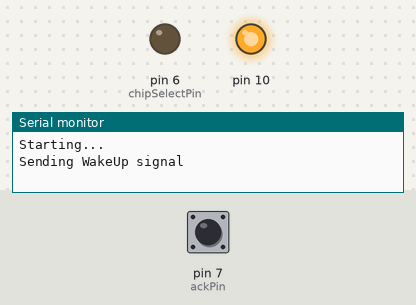
Bench run of a sketch on a simulated Arduino Uno, built with avr-gcc and run on an emulated ATmega328P. Parts: output pins drawn as LEDs (lit = HIGH), the last lines printed to the serial monitor. The test bench sets the inputs (shaded band); at power-on: pin 7 (ackPin) LOW.

Above: at 0.8 s.
0.9 s: pin 7 (ackPin) pulsed HIGH 5 times (0.12 s each, 0.3 s apart)
At 1.6 s:
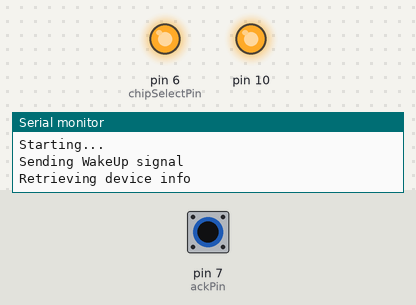
3.9 s: pin 7 (ackPin) driven HIGH
At 5.1 s:
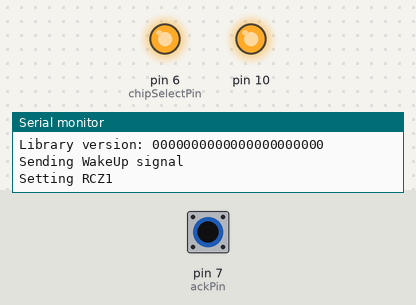
5.4 s: pin 7 (ackPin) driven LOW
At 6.3 s:
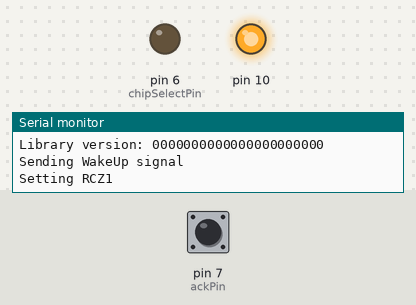
6.9 s: pin 7 (ackPin) pulsed HIGH 2 times (0.12 s each, 0.3 s apart)
At 8.4 s:
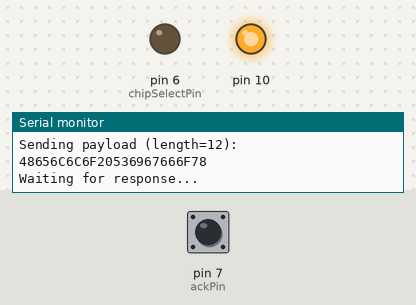
Timing chart, 0 to 9.9 s (numbered marks = the images above; inputs shaded):
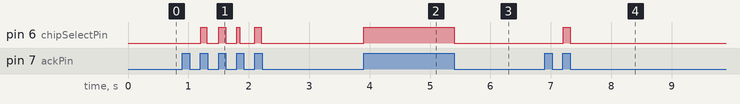

The sketch:

InnocommSPI.ino
```cpp
/*
 * InnocommSPI.ino - Demo application to send sigfox messages using Innocomm eval board SN10-1X_EVB
 * This application should work with any board/module using NXP OL2385 chip and sigfox library
 * NXP SPI protocol is explained here: http://www.nxp.com/assets/documents/data/en/user-guides/OL2385SWUG.pdf
 * Innocomm module description: http://www.innocomm.com/en/product_inner.aspx?num=123
 * Created by @aureleq, sigfox
 * April 6th, 2017
 *
 *
 * Pins Arduino MKR1000:
 *  SCLK: pin 9
 *  SDO/MISO: pin 10
 *  SDI/MOSI: pin 8
 *  CS: pin 6
 *  ACK: pin 7
 *
 *  Pins Arduino UNO:
 *  ***** NOTE: Arduino GPIOs supply 5V => Innocomm GPIOs expects a 3V3 so level-shifter may be required *****
 *  SCLK: pin 13
 *  SDO/MISO: pin 12
 *  SDI/MOSI: pin 11
 *  CS: pin 8
 *  ACK: pin 9
 *
 */

#include <SPI.h>

//#define DEBUG // uncomment to enable SPI debugging messages

#ifdef DEBUG
#define debug(x)          Serial.print(x)
#define debughex(x)       printByte(x)
#define debugln(x)        Serial.println(x)
#else
#define debug(x)     // define empty, so macro does nothing
#define debughex(x)
#define debugln(x)
#endif

const int ackPin = 7; // 9
const int chipSelectPin = 6; // 8
const SPISettings spiConf = SPISettings(125000, MSBFIRST, SPI_MODE1);

// SPI buffers for rx and tx
uint8_t rxBuffer[40];
uint8_t txBuffer[40];
uint8_t errorCode = 255;
uint8_t ol2385State = 255;

void setup() {
  Serial.begin(9600);
  while (!Serial) {
    delay(10);
  }

  // start the SPI library:
  SPI.begin();
  // set SPI settings expected by module
  SPI.beginTransaction(spiConf);
  // initalize the ack and chip select pins:
  pinMode(ackPin, INPUT);
  pinMode(chipSelectPin, OUTPUT);

  Serial.println("Starting...");
  sendWakeUp();
  getDeviceInfo();

}

// our main loop
void loop() {
  uint8_t sigPayload[] = {0x48, 0x65, 0x6c, 0x6c, 0x6f, 0x20, 0x53, 0x69, 0x67, 0x66, 0x6f, 0x78}; // "Hello sigfox"

  sendWakeUp();
  setRCZ1(); // apparently need to be called before each transmission
  sendPayload(sigPayload, 12); // uncomment to send uplink message only
  //sendPayload(sigPayload, 12, 1); // request downlink message
  //sendBit(); // uncomment to send single bit
  sendToSleep();
  delay(600000); // one message every 10 min
}


// This function wakes up the module before sending any command
void sendWakeUp() {
  Serial.println("Sending WakeUp signal");
  txBuffer[0] = 0x02; // Length
  txBuffer[1] = 0x01; // WakeUp code
  sendDataSPI(2);
  delay(100); // device should move to ready state 100 ms after wakeup
}


// This function puts module to sleep, should be used after each transmission to save battery
void sendToSleep() {
  Serial.println("Sending Sleep signal");
  txBuffer[0] = 0x02; // Length
  txBuffer[1] = 0x02; // Send to Sleep code

  sendDataSPI(2);
  delay(5);
  recvDataSPI();

  errorCode = rxBuffer[1];
  ol2385State = rxBuffer[2];
  if (errorCode == 0)
    Serial.println("Module put in deep sleep successful!");
  else {
    Serial.print("SFX_ERR: ");
    printByte(errorCode);
    Serial.println();
  }
}


// This function retrieves sigfox ID, PAC and lib version
void getDeviceInfo() {
  uint8_t i;
  Serial.println("Retrieving device info");

  txBuffer[0] = 0x02; // Length
  txBuffer[1] = 0x08; // DeviceInfo code
  sendDataSPI(2);
  delay(5);
  recvDataSPI();

  errorCode = rxBuffer[1];
  ol2385State = rxBuffer[2];
  Serial.print("Device ID: ");
  for (i=4; i>0; i--)
    printByte(rxBuffer[i+2]);
  Serial.println();
  Serial.print("Device PAC: ");
  for (i=8; i>0; i--)
    printByte(rxBuffer[i+6]);
  Serial.println();
  Serial.print("Library version: ");
  for (i=11; i>0; i--)
    printByte(rxBuffer[i+14]);
  Serial.println();
}


// Set Radio Zone 1 (ETSI)
void setRCZ1() {
  uint8_t i;
  Serial.println("Setting RCZ1");

  txBuffer[0] = 0x02; // Length
  txBuffer[1] = 0x15; // RCZ1 code
  sendDataSPI(2);
  delay(5);
  recvDataSPI();

  errorCode = rxBuffer[1];
  ol2385State = rxBuffer[2];
}


// Send single bit on sigfox network
void sendBit() {
  Serial.println("Sending single bit");
  txBuffer[0] = 0x02; // Length
  txBuffer[1] = 0x05; // Send bit code

  sendDataSPI(2);
  delay(5);
  recvDataSPI();

  errorCode = rxBuffer[1];
  ol2385State = rxBuffer[2];
  if (errorCode == 0)
    Serial.println("Bit transmission successful!");
  else {
    Serial.print("SFX_ERR: ");
    printByte(errorCode);
    Serial.println();
  }
}

// This function sends a payload on sigfox network (UL only)
void sendPayload(uint8_t * payload, uint8_t payloadLength) {
  sendPayload(payload, payloadLength, 0);
}

// This function sends a payload on sigfox network
void sendPayload(uint8_t * payload, uint8_t payloadLength, uint8_t downlink) {
  uint8_t i;

  Serial.print("Sending payload (length=");
  Serial.print(payloadLength);
  Serial.print("): ");

  // Building SPI command
  txBuffer[0] = payloadLength + 2; // Length
  txBuffer[1] = 0x04; // sendPayload code
  for (i=0; i<payloadLength; i++) {
    txBuffer[i+2] = payload[i];
    printByte(payload[i]);
  }
  Serial.println();

  if (downlink == 1) { // ack requested => command code = 0x07
    Serial.println("Ack requested");
    txBuffer[1] = 0x07;
  }

  // Send and receive data on SPI
  sendDataSPI(payloadLength+2);
  Serial.println("Waiting for response... ");
  recvDataSPI();
  errorCode = rxBuffer[1];
  ol2385State = rxBuffer[2];

  if (errorCode == 0) {
    Serial.println("Transmission successful!");
    Serial.print("Received Payload: ");
    for (i=3; i<rxBuffer[0]; i++)
      printByte(rxBuffer[i]);
    Serial.println();
  }
  else {
    Serial.print("SFX_ERR: ");
    printByte(errorCode);
    Serial.println();
  }

}


/*
 * Receive SPI data
 * Protocol description: Wait until ACK pin is low and CS high -> Set SPI CS pin low -> Receive first byte with frame length
 * -> Receive rest of frame (length - 1 byte) -> Wait until ACK pin is high -> Set SPI CS pin high
 */
void recvDataSPI() {
  uint8_t i;

  // Ack pin will go low to indicate rx
  while(digitalRead(ackPin) == HIGH) {
    delay(1);
  }
  // set CS pin low
  digitalWrite(chipSelectPin, LOW);
  debugln("----- SPI Setting CS low");

  // first byte contains buffer length
  rxBuffer[0] = SPI.transfer(0x00);
  debug("----- SPI Received length: ");
  debugln(rxBuffer[0]);
  debug("----- SPI RX Buffer: ");
  debughex(rxBuffer[0]);
  debug(" ");

  // Start data reception
  for (i=0; i<rxBuffer[0]-1; i++) {
   rxBuffer[i+1] = SPI.transfer(0x00);
   debughex(rxBuffer[i+1]);
   debug(" ");
  }
  debugln(" done!");

  while(digitalRead(ackPin) == LOW) {
    delay(1);
  }
  debugln("----- SPI Ack pin high");
  delay(1);

  // take the chip select high to de-select:
  digitalWrite(chipSelectPin, HIGH);

}


/* Send SPI data
 * Protocol description: Wait until ACK pin is high and CS high -> Set SPI CS pin low -> Wait until ACK pin is low
 * -> Send data via SPI -> Wait until ACK pin is high -> Set SPI CS pin high
 */
void sendDataSPI(uint8_t bufLength) {
  uint8_t i;

  // Ack pin must be high before starting the transmission protocol
  while(digitalRead(ackPin) == LOW) {
    delay(1);
  }
  // set CS pin low
  digitalWrite(chipSelectPin, LOW);
  debugln("----- SPI Setting CS low");
  // wait for ack pin low
  while(digitalRead(ackPin) == HIGH) {
    delay(1);
  }
  debugln("----- SPI Ack pin low");
  delay(1);

  // Start data transmission
  debug("----- SPI TX Buffer: ");
  for (i=0; i<bufLength; i++) {
    SPI.transfer(txBuffer[i]);
    debughex(txBuffer[i]);
    debug(" ");
  }
  debugln(" done!");

  // wait for ack pin high
  while(digitalRead(ackPin) == LOW) {
    delay(1);
  }
  delay(1);
  debugln("----- SPI Ack pin high");
  // take the chip select high to de-select:
  digitalWrite(chipSelectPin, HIGH);

}


// this function prints a byte in hex format as %02x
void printByte(uint8_t b) {
  if (b < 0 || b > 255)
    Serial.print("BYTE_ERR");
  else {
    if (b < 16) {
      Serial.print("0");
      Serial.print(b, HEX);
    }
    else
      Serial.print(b, HEX);
  }
}
```

Measured:
- after the input at 0.9 s, pin 6 (chipSelectPin): LOW → HIGH after 0.30 s, → LOW 0.10 s later, → HIGH 0.20 s later, → LOW 0.12 s later, … (8 changes in this stretch)
- after the input at 3.9 s, pin 6 (chipSelectPin): LOW → HIGH at once
- after the input at 5.4 s, pin 6 (chipSelectPin): HIGH → LOW at once
- after the input at 6.9 s, pin 6 (chipSelectPin): LOW → HIGH after 0.30 s, → LOW 0.12 s later
